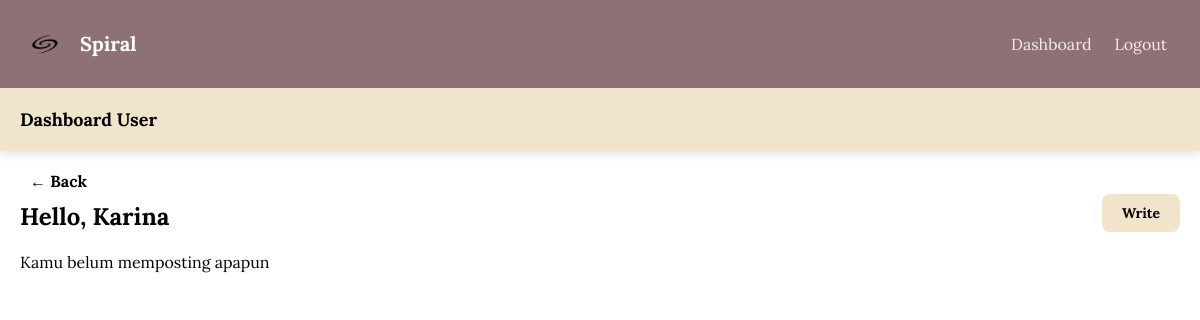
Before: /dashboard/author/index.php (signed in) with the older database file.
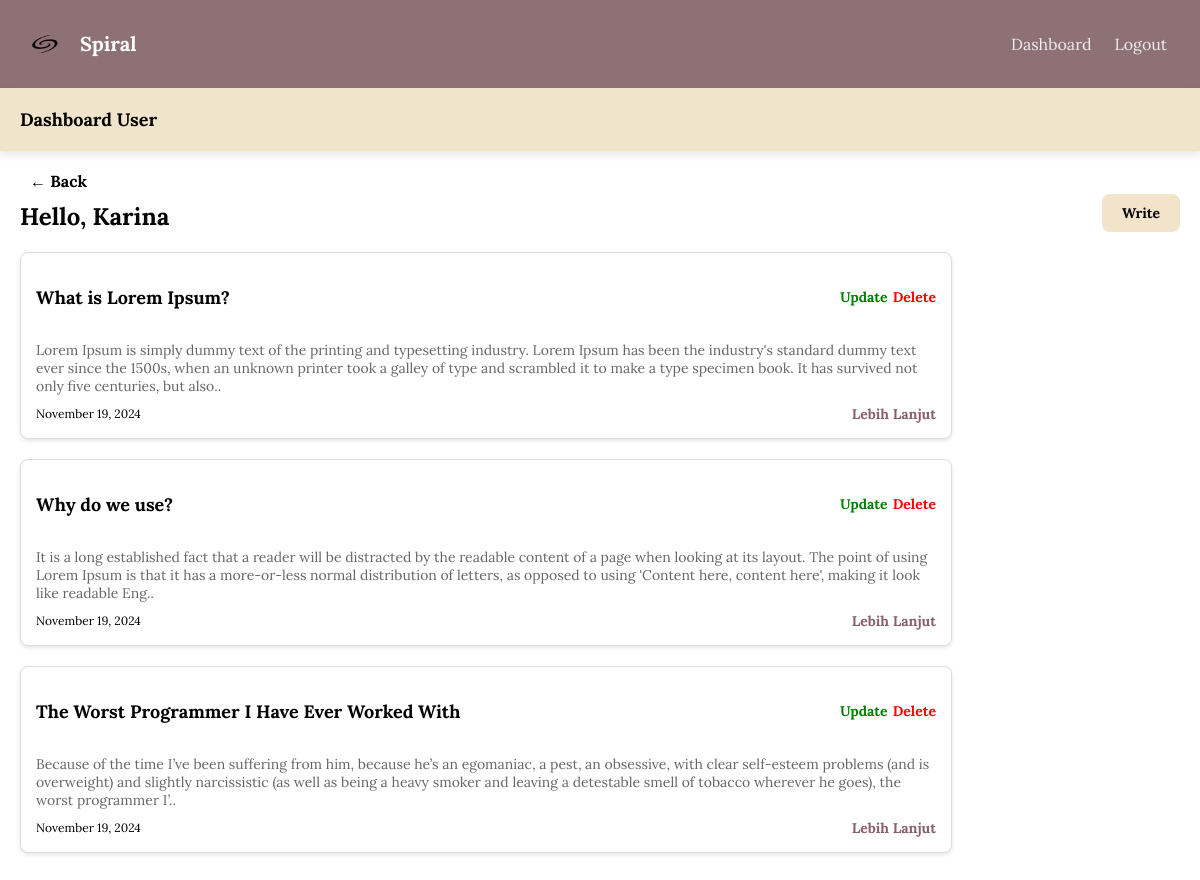
After: the same page with the newer database file.
### tables this page shows
CREATE TABLE `contents` (
  `id` int(11) NOT NULL,
  `judul` varchar(255) NOT NULL,
  `content` text NOT NULL,
  `author_id` int(11) NOT NULL,
  `created_at` timestamp NOT NULL DEFAULT current_timestamp()
);

### dashboard/author/content/tampil.php (called while the page is built)
<?php
    include ("../../lib/connection.php");
    function tampil($id){
        global $conn;
        $query = "SELECT * FROM contents WHERE author_id = '$id'";
        $result = mysqli_query($conn, $query);
        $rows = [];
        while ($row = mysqli_fetch_assoc($result)) {
            $rows[] = $row;
        }
        return $rows;
    }
?>

### dashboard/author/index.php (the view, shortened to what this page needs)
<?php
include "content/tampil.php";
 $data = tampil($_SESSION['id']);
?>
<!DOCTYPE html>
<html lang="en">
<head>
    <link rel="stylesheet" href="styles.css" />
</head>
<body>
    <div class="header">
        <div class="spiral-font">
            <img src="/goobnote/img/removebg.png" alt="Spiral Logo" class="logo-img" />
            <span>Spiral</span>
        </div>
        <div class="nav-items">
            <a href="/goobnote/dashboard/author/index.php" class="dashboard-button">Dashboard</a>
            <form action="logout.php" method="POST" id="form">
                <a href="javascript:{}" onclick="document.getElementById('form').submit();" class="dashboard-button">Logout</a>
            </form>
        </div>
    </div>
    <div class="sub-header">Dashboard User</div>
    <div class="content">
        <a href="<?= $previousPage; ?>" style="text-decoration: none; color: black;" class="back-button">&larr; Back</a>
        <div class="user-title-container">
            <div class="user-title">Hello, <?php echo ucfirst($_SESSION['nama']);?></div>
            <a href="/goobnote/dashboard/author/userPosting.php" class="write-button">Write</a>
        </div>
        <?php if (empty($data)) : ?>
            <p>Kamu belum memposting apapun</p>
        <?php endif ?>
        <?php foreach ($data as $posting) : ?>
        <div class="post-list">
            <div class="post-item">
                <div class="post-header">
                    <h3><?= $posting['judul']; ?></h3>
                    <div class="post-actions">
                        <a href="/goobnote/dashboard/author/userEdit.php?id=<?php echo $posting['id']; ?>" class="update">Update</a>
                        <a href="/goobnote/dashboard/author/content/delete.php?id=<?php echo $posting['id']; ?>" class="delete">Delete</a>
                    </div>
                </div>
                <p>
                <?= substr($posting['content'], 0, 300); ?>..
                </p>
                <div class="post-footer">
                    <span><?= date("F j, Y", strtotime($posting['created_at'])); ?></span>
                    <a href="/goobnote/singlePost/index.php?id=<?= $posting['id']; ?>"><b>Lebih Lanjut</b></a>
                </div>
            </div>
        </div>
    <?php endforeach ?>
    </div>
</body>
</html>

Changed rows visible on the page:
added contents: judul "What is Lorem Ipsum?", content "Lorem Ipsum is simply dummy text of the printing and typesetting industry. Lorem Ipsum has been the industry's standard dummy text ever since the 1500s, when an unknown printer took a galley of type and scrambled it to make a type specimen book. It has survived not only five centuries, but also", created_at "November 19, 2024"
added contents: judul "Why do we use?", content "It is a long established fact that a reader will be distracted by the readable content of a page when looking at its layout. The point of using Lorem Ipsum is that it has a more-or-less normal distribution of letters, as opposed to using 'Content here, content here', making it look like readable Eng", created_at "November 19, 2024"
added contents: judul "The Worst Programmer I Have Ever Worked With", content "Because of the time I’ve been suffering from him, because he’s an egomaniac, a pest, an obsessive, with clear self-esteem problems (and is overweight) and slightly narcissistic (as well as being a heavy smoker and leaving a detestable smell of tobacco wherever he goes), the worst programmer I’", created_at "November 19, 2024"
Other visible differences:
text no longer shown: "Kamu belum memposting apapun"
